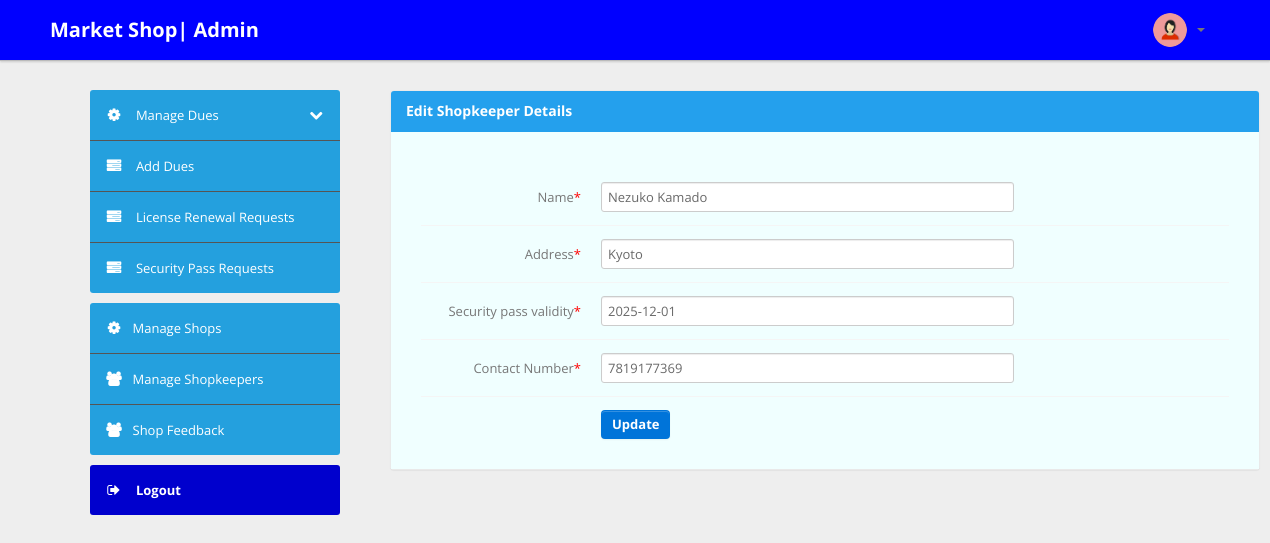
/admin/edit-shopkeeper-details.php?shopkeeperID=1901SK01 (signed in), run on the app's committed database.
### tables this page shows
CREATE TABLE `shopkeeper` (
  `shopkeeperID` varchar(30) NOT NULL,
  `name` varchar(50) NOT NULL,
  `contact` varchar(10) NOT NULL,
  `address` varchar(200) NOT NULL,
  `shopID` varchar(30) NOT NULL,
  `gender` varchar(20) NOT NULL,
  `role` varchar(15) NOT NULL,
  `secPassVal` date NOT NULL,
  `password` varchar(255) NOT NULL,
  `secReq` varchar(25) NOT NULL DEFAULT 'Inactive',
  PRIMARY KEY (`shopkeeperID`),
  KEY `shop_id_employee` (`shopID`),
  KEY `idxshopkeeper` (`shopkeeperID`),
  CONSTRAINT `shop_id_employee` FOREIGN KEY (`shopID`) REFERENCES `shop` (`shopID`),
  CONSTRAINT `check_contact_shopkeeper` CHECK ((not((`contact` like _utf8mb4'%[^0-9]%'))))
);

### admin/edit-shopkeeper-details.php (the view, shortened to what this page needs)
<?php
if (strlen($_SESSION['email']) == 0) {
    header('location:login.php');
} else {
    $shopkeeperID = strval($_GET['shopkeeperID']);
?>
    <!DOCTYPE html>
    <html lang="en">
    <head>
        <link type="text/css" href="bootstrap/css/bootstrap.min.css" rel="stylesheet">
        <link type="text/css" href="bootstrap/css/bootstrap-responsive.min.css" rel="stylesheet">
        <link type="text/css" href="css/theme.css" rel="stylesheet">
        <link type="text/css" href="images/icons/css/font-awesome.css" rel="stylesheet">
    </head>
    <body style="background:#eee">
        <?php include('header.php'); ?>
        <div style="padding:90px">
            <div class="container">
                <div class="row">
                    <?php include('sidebar.php'); ?>
                    <div class="span9">
                        <div class="content">
                            <div class="module" >
                                <div class="module-head" style="background:#24a0ed;">
                                    <h3 style="color:white; text-shadow:none;">Edit Shopkeeper Details</h3>
                                </div>
                                <div class="module-body" style="background:azure; padding:30px">
                                    <br />
                                    <form class="form-horizontal row-fluid" name="edit_shopkeeper_details" method="post">
                                        <?php
                                        $query = mysqli_query($con, "select * from shopkeeper where shopkeeperID='$shopkeeperID'");
                                        $row = mysqli_fetch_array($query);
                                        ?>
                                        <div class="control-group">
                                            <label class="control-label" for="basicinput">Name<span class="error" style="color:red;">*</span></label>
                                            <div class="controls">
                                                <input type="text" class="span8 tip" name="name" value="<?php echo  htmlentities($row['name']); ?>" style="color:dimgray;" required>
                                            </div>
                                        </div>
                                        <div class="control-group">
                                            <label class="control-label" for="basicinput">Address<span class="error" style="color:red;">*</span></label>
                                            <div class="controls">
                                                <input type="text" class="span8 tip" name="address" value="<?php echo  htmlentities($row['address']); ?>" style="color:dimgray;" required>
                                            </div>
                                        </div>
                                        <div class="control-group">
                                            <label class="control-label" for="basicinput">Security pass validity<span class="error" style="color:red;">*</span>
                                            </label>
                                            <div class="controls">
                                                <input placeholder="Security pass validity" name="secPassVal" value="<?php echo  htmlentities($row['secPassVal']); ?>" class="span8 tip" type="text" onfocus="(this.type='date')" id="date" style="color:dimgray;" required>
                                            </div>
                                        </div>
                                        <div class="control-group">
                                            <label class="control-label" for="basicinput">Contact Number<span class="error" style="color:red;">*</span>
                                            </label>
                                            <div class="controls">
                                                <input type="number" placeholder="Contact Number" name="contact" value="<?php echo  htmlentities($row['contact']); ?>" class="span8 tip" style="color:dimgray;" required>
                                            </div>
                                        </div>
                                        <div class="control-group">
                                            <div class="controls">
                                                <button type="submit" name="submit" class="btn" style="background:#0074d9; color:white; font-weight:bold; text-shadow:none;">Update</button>
                                            </div>
                                        </div>
                                    </form>
                                </div>
                            </div>
                        </div>
                    </div>
                </div>
            </div>
        </div>
    </body>
<?php } ?>

### admin/css/theme.css (style rules this page uses)
body { font-size: 13px; font-family: 'Open Sans', Arial, sans-serif; background: #fff; color: #777 }
h1, h2, h3, h4, h5, h6 { color: #333; margin-top: 0 }
h3 { font-size: 20px }
form { margin: 0 }
select, textarea, input[type="text"], input[type="password"], input[type="datetime"], input[type="datetime-local"], input[type="date"], input[type="month"], input[type="time"], input[type="week"], input[type="number"], input[type="email"], input[type="url"], input[type="search"], input[type="tel"], input[type="color"], .uneditable-input, label, input, button, select, textarea { -webkit-border-radius: 3px; -moz-border-radius: 3px; border-radius: 3px; font-size: 13px; font-family: 'Open Sans', Tahoma, Arial, sans-serif }
.module { background: #fff; -webkit-border-radius: 3px; -moz-border-radius: 3px; border-radius: 3px; border: 1px solid #ccc; border-bottom-color: #bbb; -webkit-box-shadow: 0 0 1px rgba(0,0,0,0.2); -moz-box-shadow: 0 0 1px rgba(0,0,0,0.2); box-shadow: 0 0 1px rgba(0,0,0,0.2); margin-bottom: 30px }
.form-horizontal .control-group, .form-vertical .control-group { margin-bottom: 0 }
.form-horizontal .control-group+.control-group, .form-vertical .control-group+.control-group { margin-top: 13px; padding-top: 13px; border-top: 1px solid #f5f5f5 }
.btn, .btn-box { -webkit-border-radius: 3px; -moz-border-radius: 3px; border-radius: 3px }
.btn { font-size: 13px; font-weight: 600 }
.btn { display: inline-block; margin-bottom: 0; font-weight: 400; text-align: center; vertical-align: middle; cursor: pointer; background-image: none; border: 1px solid transparent; white-space: nowrap; padding: 4px 10px; font-size: 13px; line-height: 1.42857; border-radius: 4px; -webkit-user-select: none; -moz-user-select: none; -ms-user-select: none; user-select: none }
.module { box-shadow: 0 0 3px rgba(0,0,0,.1); border-color: #e9e9e9; margin-bottom: 20px; background-color: #fff; border-radius: 4px; -webkit-box-shadow: 0 1px 1px rgba(0,0,0,.05); box-shadow: 0 1px 1px rgba(0,0,0,.05); }
.module-head { color: #767676; background-color: #f6f6f6; border-color: #e9e9e9; padding: 10px 15px; border-bottom: 1px solid transparent; border-top-right-radius: 3px; border-top-left-radius: 3px; }
.module-head h3 { font-size: 14px; line-height: 20px; height: 20px; margin: 0 }
.module-body { padding: 5px; }

### data on the page
shopkeeper: name "Nezuko Kamado", address "Kyoto", secPassVal "2025-12-01", contact "7819177369"
